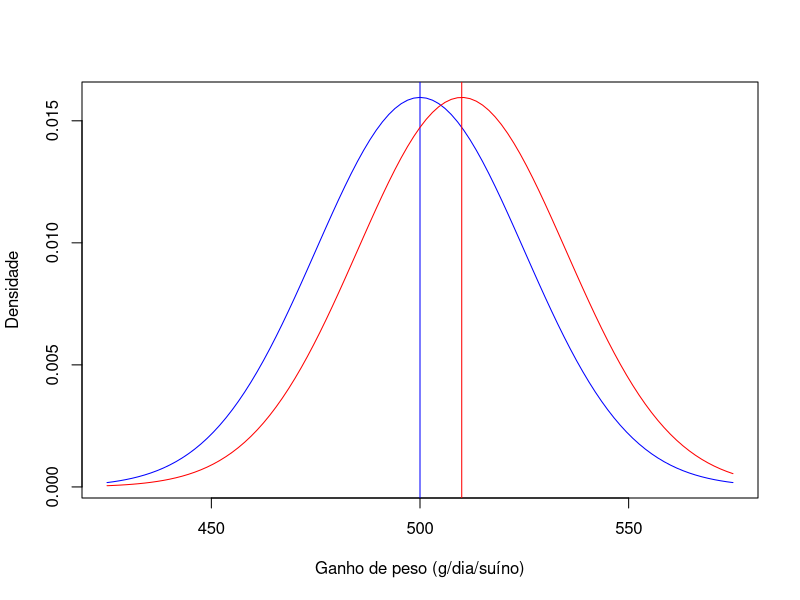
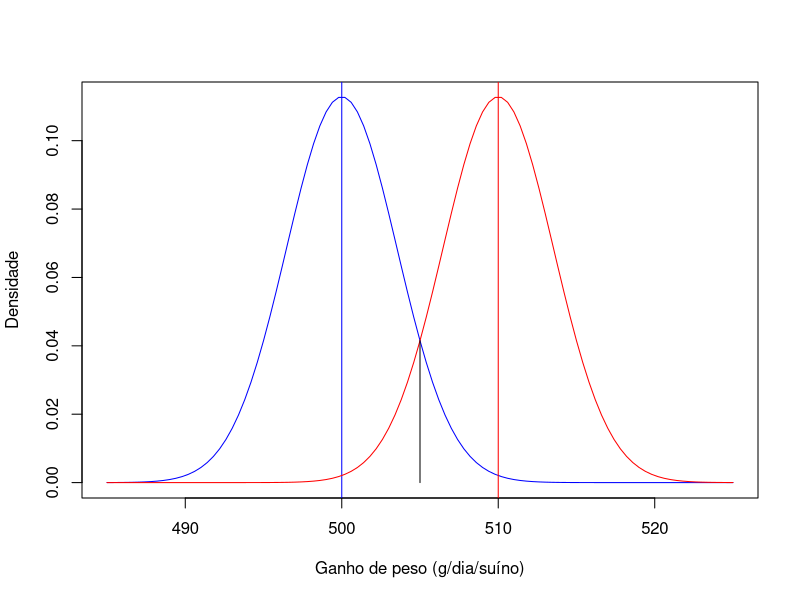
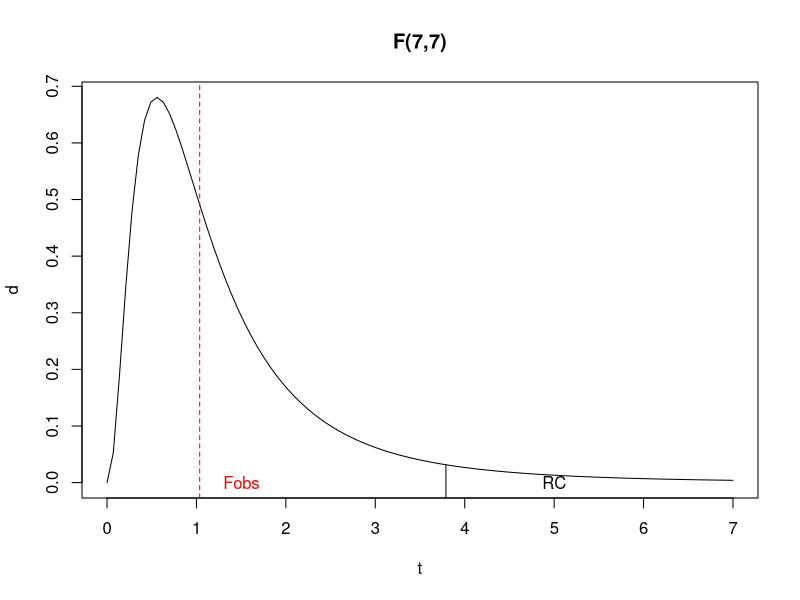
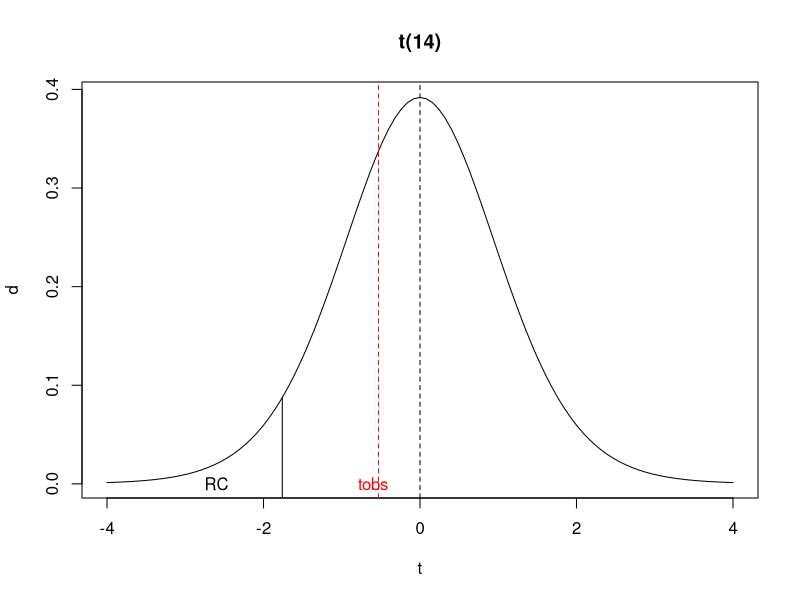

Write the R code that produced these figures, in order.
## ---- chunk 1
options(htmltools.dir.version = FALSE)
knitr::opts_chunk$set(echo=TRUE, message = FALSE, warning = FALSE, comment = "#>", fig.align = "center")
options(dplyr.print_min = 5, dplyr.print_max = 5)
## ---- chunk 2
curve(dnorm(x,500,25),425,575,col="blue",
      xlab = "Ganho de peso (g/dia/suíno)",ylab = "Densidade")
abline(v=500, col="blue")
curve(dnorm(x,510,25),add=TRUE,col="red")
abline(v=510,col="red")
## ---- chunk 3
curve(dnorm(x,500,25/sqrt(50)),485,525,col="blue",
      xlab = "Ganho de peso (g/dia/suíno)",ylab = "Densidade")
abline(v=500, col="blue")
curve(dnorm(x,510,25/sqrt(50)),add=TRUE,col="red")
abline(v=510,col="red")
segments(505,0,505,dnorm(505,510,25/sqrt(50)))
## ---- chunk 4
knitr::include_graphics("https://raw.githubusercontent.com/arpanosso/estatinfo/master/slides/img/testeH_01.png")
## ---- chunk 5
knitr::include_graphics("https://raw.githubusercontent.com/arpanosso/estatinfo/master/slides/img/testeH_02.png")
## ---- chunk 6
knitr::include_graphics("https://raw.githubusercontent.com/arpanosso/estatinfo/master/slides/img/testeH_03.png")
## ---- chunk 7
knitr::include_graphics("https://raw.githubusercontent.com/arpanosso/estatinfo/master/slides/img/testeH_04.png")
## ---- chunk 8
knitr::include_graphics("https://raw.githubusercontent.com/arpanosso/estatinfo/master/slides/img/testeH_05.png")
## ---- chunk 9
knitr::include_graphics("https://raw.githubusercontent.com/arpanosso/estatinfo/master/slides/img/testeH_06.png")
## ---- chunk 10
knitr::include_graphics("https://raw.githubusercontent.com/arpanosso/estatinfo/master/slides/img/testeH_07.png")
## ---- chunk 11
knitr::include_graphics("https://raw.githubusercontent.com/arpanosso/estatinfo/master/slides/img/testeH_08.png")
## ---- chunk 12
knitr::include_graphics("https://raw.githubusercontent.com/arpanosso/estatinfo/master/slides/img/testeH_09.png")
## ---- chunk 13
knitr::include_graphics("https://raw.githubusercontent.com/arpanosso/estatinfo/master/slides/img/testeH_10.png")
## ---- chunk 14
knitr::include_graphics("https://raw.githubusercontent.com/arpanosso/estatinfo/master/slides/img/hist_8.png")
## ---- chunk 15
knitr::include_graphics("https://raw.githubusercontent.com/arpanosso/estatinfo/master/slides/img/testeH_11.png")
## ---- chunk 16
knitr::include_graphics("https://raw.githubusercontent.com/arpanosso/estatinfo/master/slides/img/testeH_12.png")
## ---- chunk 17
knitr::include_graphics("https://raw.githubusercontent.com/arpanosso/estatinfo/master/slides/img/testeH_13.png")
## ---- chunk 18
knitr::include_graphics("https://raw.githubusercontent.com/arpanosso/estatinfo/master/slides/img/testeH_14.png")
## ---- chunk 19
knitr::include_graphics("https://raw.githubusercontent.com/arpanosso/estatinfo/master/slides/img/testeH_15.png")
## ---- chunk 20
knitr::include_graphics("https://raw.githubusercontent.com/arpanosso/estatinfo/master/slides/img/ic_05.png")
## ---- chunk 21
knitr::include_graphics("https://raw.githubusercontent.com/arpanosso/estatinfo/master/slides/img/testeH_16.png")
## ---- chunk 22
knitr::include_graphics("https://raw.githubusercontent.com/arpanosso/estatinfo/master/slides/img/testeH_17.png")
## ---- chunk 23
knitr::include_graphics("https://raw.githubusercontent.com/arpanosso/estatinfo/master/slides/img/testeH_18.png")
## ---- chunk 24
r1<-c(2.30,2.10,1.91,1.20,1.93,1.88,1.95,2.10)
r2<-c(2.30,2.15,2.00,1.28,2.15,2.20,1.91,2.06)
var.test(r1,r2)
## ---- chunk 25
curve(df(x,7,7),0,7,xlab="t",ylab="d",
      main="F(7,7)")
abline(v=1.03618,col="red",lty=2)
segments(3.79,-1,3.79,df(3.79,7,7))
text(1.5,0,"Fobs",col="red")
text(5,0,"RC",col="black")
## ---- chunk 26
r1<-c(2.30,2.10,1.91,1.20,1.93,1.88,1.95,2.10)
r2<-c(2.30,2.15,2.00,1.28,2.15,2.20,1.91,2.06)
t.test(r1, r2, alternative = "le", var.equal = TRUE)
## ---- chunk 27
curve(dt(x,14),-4,4,xlab="t",ylab="d",
      main="t(14)")
abline(v=0,col="black",lty=2)
abline(v=-0.5309,col="red",lty=2)
segments(-1.76,-1,-1.76,dt(-1.76,14))
text(-0.6,0,"tobs",col="red")
text(-2.6,0,"RC",col="black")
